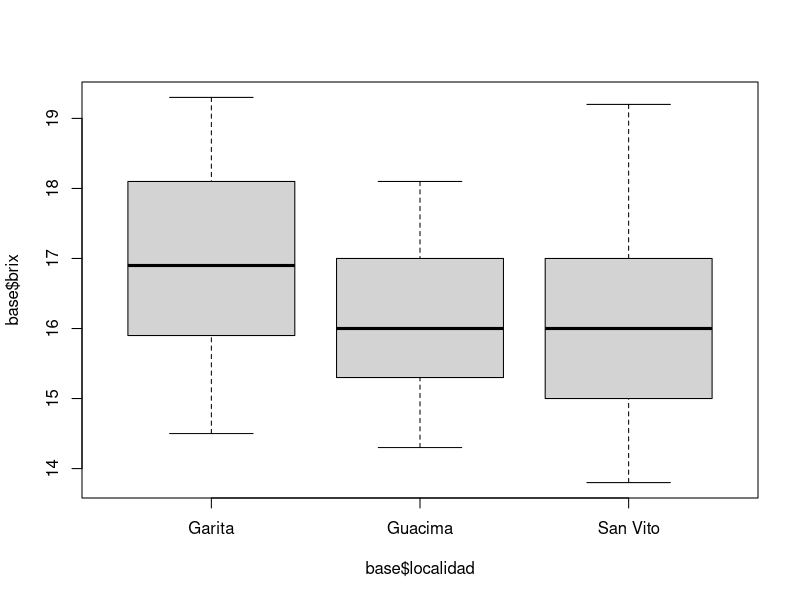

The R script that drew this image:
## ---- chunk 1
base=read.csv("uvas.csv")
base$localidad=factor(base$localidad)
## ---- chunk 2
boxplot(base$brix~base$localidad)
## ---- chunk 3
m=tapply(base$brix,base$localidad,mean);m
## ---- chunk 4
mod=lm(base$brix~base$localidad)
anova(mod)
## ---- chunk 5
mg=mean(base$brix);mg
r=table(base$localidad)
sctrat=sum(r*(m-mg)^2)
cmtrat=sctrat/2;cmtrat
v=tapply(base$brix,base$localidad,var);v
scres=sum((r-1)*v);scres
cmres=scres/(sum(r)-3);cmres

f=cmtrat/cmres;f

p=pf(f,3-1,100-3,lower.tail = F);p

## ---- chunk 6
v1= c(1,-1,0)
v2= c(1,0,-1)
v3= c(0,1,-1)

crossprod(v1,v2)
crossprod(v1,v3)
crossprod(v2,v3)
## ---- chunk 7
v=tapply(base$brix,base$localidad,var)
scres=sum((r-1)*v)
cmres=scres/(sum(r)-3);cmres;anova(mod)[2,3]
## ---- chunk 8
mu1=m[1]
mu2=m[2]
mu3=m[3]

dif1=abs(mu1-mu2)
dif2=abs(mu1-mu3)
dif3=abs(mu2-mu3)
## ---- chunk 9
ee1=sqrt(cmres*((1/r[1])+(1/r[2])));ee1
ee2=sqrt(cmres*((1/r[1])+(1/r[3])));ee2
ee3=sqrt(cmres*((1/r[2])+(1/r[3])));ee3
## ---- chunk 10
est1=dif1/ee1
est2=dif2/ee2
est3=dif3/ee3
## ---- chunk 11
ptukey(est1*sqrt(2),3,97,lower.tail = F)
ptukey(est2*sqrt(2),3,97,lower.tail = F)
ptukey(est3*sqrt(2),3,97,lower.tail = F)
## ---- chunk 12
mod1=aov(base$brix~base$localidad)
TukeyHSD(mod1)
## ---- chunk 13
dif1;dif2

t=qt(1-0.05/(2*2),97);t

ic1=c(dif1-t*ee1,dif1+t*ee1);ic1
ic2=c(dif2-t*ee2,dif2+t*ee2);ic2

